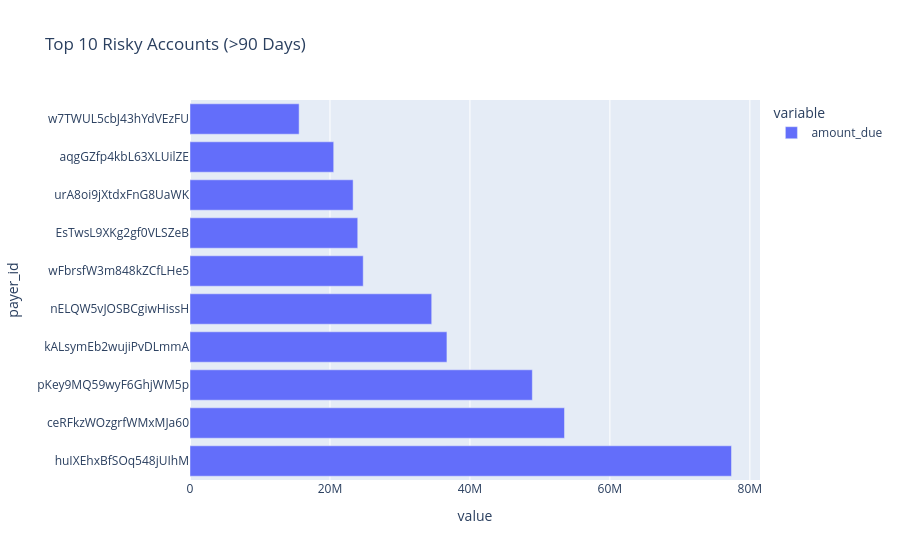

Notebook source saved alongside this figure:
### Markdown cell above
## 9. Bad Debt Analysis (Part E)
Indentifying invoices >90 days overdue.

### Code cell
# Bad Debt
bad_debt_mask = (df['status'] == 'Overdue') & (df['current_days_overdue'] > 90)
bad_debt_invoices = df[bad_debt_mask]
print(f"Total Bad Debt Exposure: ${bad_debt_invoices['amount_due'].sum():,.2f}")

top_risky = bad_debt_invoices.groupby('payer_id')['amount_due'].sum().sort_values(ascending=False).head(10)
fig = px.bar(top_risky, orientation='h', title="Top 10 Risky Accounts (>90 Days)")
fig.show()

### Figure 1 — Plotly figure (JSON) as saved in the notebook; plotly's stock layout.template omitted (floating-point values rounded to 4 significant figures)
{"data": [{"hovertemplate": "variable=amount_due<br>value=%{x}<br>payer_id=%{y}<extra></extra>", "legendgroup": "amount_due", "marker": {"color": "#636efa", "pattern": {"shape": ""}}, "name": "amount_due", "orientation": "h", "showlegend": true, "textposition": "auto", "type": "bar", "x": [77380000.0, 53510000.0, 48920000.0, 36710000.0, 34540000.0, 24750000.0, 23970000.0, 23310000.0, 20530000.0, 15590000.0], "xaxis": "x", "y": ["huIXEhxBfSOq548jUIhM", "ceRFkzWOzgrfWMxMJa60", "pKey9MQ59wyF6GhjWM5p", "kALsymEb2wujiPvDLmmA", "nELQW5vJOSBCgiwHissH", "wFbrsfW3m848kZCfLHe5", "EsTwsL9XKg2gf0VLSZeB", "urA8oi9jXtdxFnG8UaWK", "aqgGZfp4kbL63XLUilZE", "w7TWUL5cbJ43hYdVEzFU"], "yaxis": "y"}], "layout": {"barmode": "relative", "legend": {"title": {"text": "variable"}, "tracegroupgap": 0}, "title": {"text": "Top 10 Risky Accounts (>90 Days)"}, "xaxis": {"anchor": "y", "domain": [0, 1], "title": {"text": "value"}}, "yaxis": {"anchor": "x", "domain": [0, 1], "title": {"text": "payer_id"}}}}
